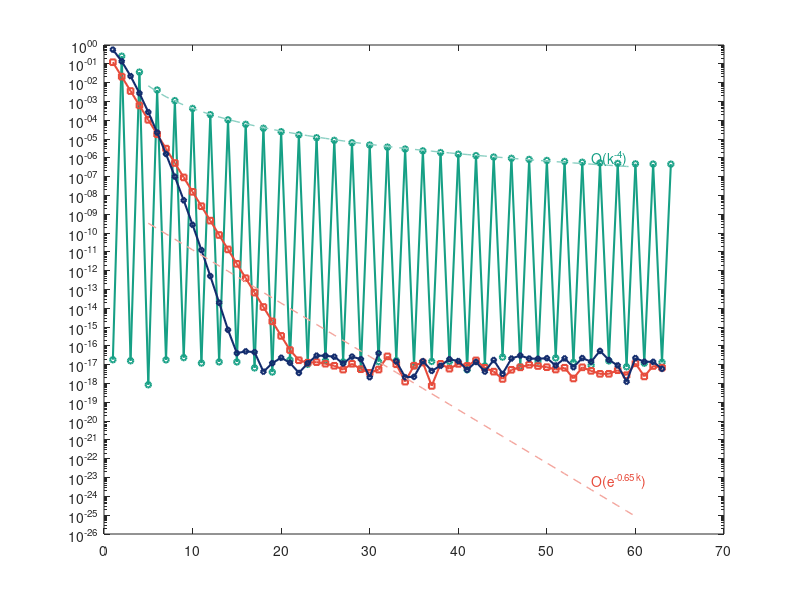

Recreate this plot in MATLAB. (Note: this script raises an error after producing the figure.)
%% fourier_decay.m
%
% Demonstration of the decay hierarchy for Fourier coefficients.
% Illustrates Theorem 1: smoothness determines spectral decay.
%
% Three test functions on [0, 2pi]:
%   1. |sin(x)|^3         - Finite regularity, O(k^{-4}) decay
%   2. 1/(1+sin^2(x/2))   - Analytic in strip, geometric decay
%   3. exp(sin(x))        - Entire function, super-geometric decay
%
% Author: Dr. Denys Dutykh (Khalifa University, Abu Dhabi, UAE)
% Part of "Computational Etudes: A Spectral Approach"
% https://github.com/dutykh/computational-etudes

clear; close all; clc;

%% Configuration
N = 128;  % Number of sample points

% Colors
NAVY = [0.078 0.176 0.431];
CORAL = [0.906 0.298 0.235];
TEAL = [0.086 0.627 0.522];

% Output path
script_dir = fileparts(mfilename('fullpath'));
output_dir = fullfile(script_dir, '..', '..', '..', 'textbook', 'figures', 'ch06', 'matlab');
output_file = fullfile(output_dir, 'decay_hierarchy.pdf');

if ~exist(output_dir, 'dir')
    mkdir(output_dir);
end

%% Test functions
f1 = @(x) abs(sin(x)).^3;               % Finite regularity
f2 = @(x) 1 ./ (1 + sin(x/2).^2);       % Analytic in strip
f3 = @(x) exp(sin(x));                   % Entire

%% Compute Fourier coefficients
x = linspace(0, 2*pi, N+1);
x = x(1:end-1);  % Remove endpoint for periodicity

f1_vals = f1(x);
f2_vals = f2(x);
f3_vals = f3(x);

f1_hat = abs(fft(f1_vals)) / N;
f2_hat = abs(fft(f2_vals)) / N;
f3_hat = abs(fft(f3_vals)) / N;

% Keep only positive frequencies
k = 0:N/2;
f1_hat = f1_hat(1:N/2+1);
f2_hat = f2_hat(1:N/2+1);
f3_hat = f3_hat(1:N/2+1);

%% Create figure
fig = figure('Units', 'inches', 'Position', [1, 1, 8, 5.5]);

% Plot coefficients (skip k=0)
semilogy(k(2:end), f1_hat(2:end), 'o-', 'Color', TEAL, 'LineWidth', 1.5, ...
         'MarkerSize', 4, 'DisplayName', '|sin(x)|^3 (finite regularity)');
hold on;
semilogy(k(2:end), f2_hat(2:end), 's-', 'Color', CORAL, 'LineWidth', 1.5, ...
         'MarkerSize', 4, 'DisplayName', '1/(1+sin^2(x/2)) (analytic in strip)');
semilogy(k(2:end), f3_hat(2:end), 'd-', 'Color', NAVY, 'LineWidth', 1.5, ...
         'MarkerSize', 4, 'DisplayName', 'exp(sin(x)) (entire)');

% Reference lines
k_ref = 5:60;

% O(k^{-4}) reference
C1 = f1_hat(11) * 10^4;
TEAL_LIGHT = TEAL * 0.5 + [1 1 1] * 0.5;
semilogy(k_ref, C1 ./ k_ref.^4, '--', 'Color', TEAL_LIGHT, 'LineWidth', 1, ...
         'HandleVisibility', 'off');
text(55, C1 / 55^4 * 2, 'O(k^{-4})', 'FontSize', 10, 'Color', TEAL);

% Geometric decay reference (fit the rate)
k_fit = 10:40;
log_f2 = log(f2_hat(k_fit+1) + 1e-20);
coeffs = polyfit(k_fit, log_f2, 1);
decay_rate = -coeffs(1);
CORAL_LIGHT = CORAL * 0.5 + [1 1 1] * 0.5;
semilogy(k_ref, exp(coeffs(2)) * exp(-decay_rate * k_ref), '--', ...
         'Color', CORAL_LIGHT, 'LineWidth', 1, 'HandleVisibility', 'off');
text(55, exp(coeffs(2)) * exp(-decay_rate * 55) * 3, ...
     sprintf('O(e^{-%.2f k})', decay_rate), 'FontSize', 10, 'Color', CORAL);

% Machine precision line
yline(1e-16, ':', 'Color', [0.5 0.5 0.5], 'LineWidth', 1, 'HandleVisibility', 'off');
text(62, 2e-16, 'Machine precision', 'FontSize', 9, 'Color', [0.5 0.5 0.5], ...
     'VerticalAlignment', 'bottom', 'HorizontalAlignment', 'right');

% Labels
xlabel('Wavenumber k', 'FontSize', 11);
ylabel('Fourier coefficient magnitude |\^f_k|', 'FontSize', 11);
title('The Decay Hierarchy: Smoothness Determines Spectral Decay', 'FontSize', 12);

xlim([0, 65]);
ylim([1e-17, 1e1]);
legend('Location', 'northeast', 'FontSize', 10);
grid on;
box on;

%% Save figure
exportgraphics(fig, output_file, 'ContentType', 'vector');
exportgraphics(fig, strrep(output_file, '.pdf', '.png'), 'Resolution', 300);

fprintf('Figure saved to: %s\n', output_file);

%% Print coefficient values
fprintf('\nFourier Coefficient Magnitudes:\n');
fprintf('============================================================\n');
fprintf('%4s  %14s  %14s  %14s\n', 'k', '|sin(x)|^3', '1/(1+sin^2)', 'exp(sin)');
fprintf('------------------------------------------------------------\n');
for kk = [1, 2, 5, 10, 20, 30, 40, 50]
    if kk <= length(f1_hat)
        fprintf('%4d  %14.6e  %14.6e  %14.6e\n', kk, f1_hat(kk+1), f2_hat(kk+1), f3_hat(kk+1));
    end
end
fprintf('============================================================\n');

close(fig);
